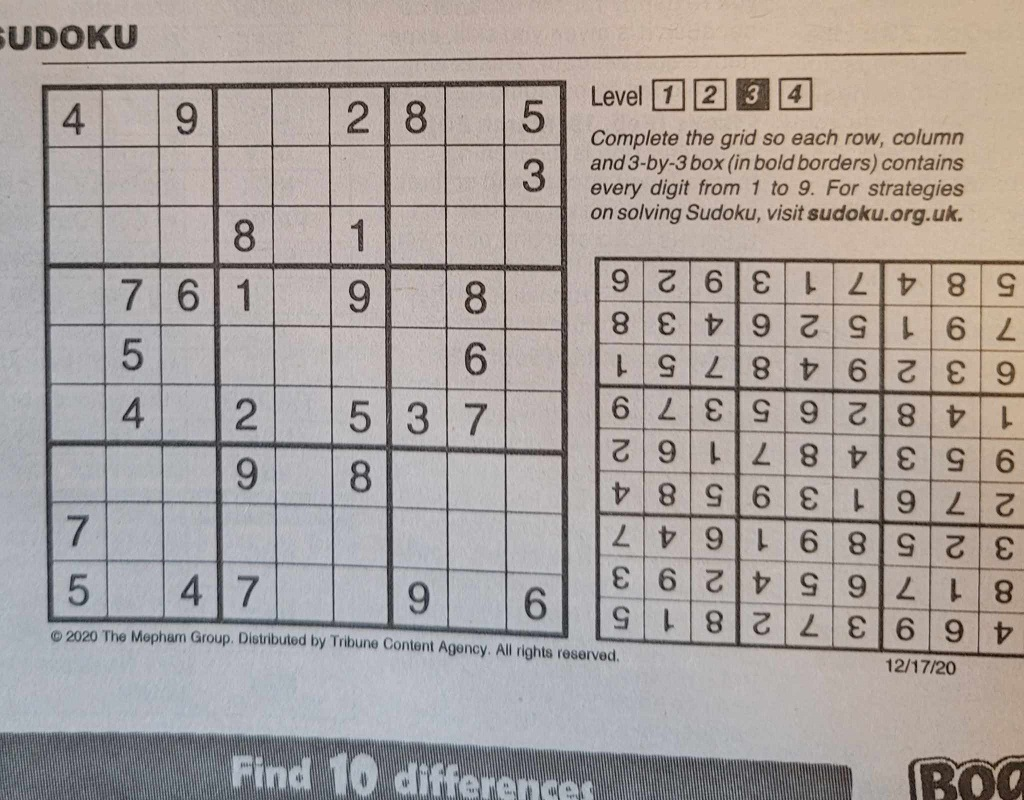
#> input picture tests/0.jpg, 1024 x 800 px
$ python -i image_processing.py   (imports and definitions only)
#> lines starting #> are read from the running program, lines starting #| are printed output that depends on the picture; after the words box and inside, x2 and y2 are one past the last pixel; in counts of white or black regions, pixels touching at a corner belong together
#> further down, picture is the input picture: shape (800, 1024, 3); mean B, G, R 157.3, 160.8, 168.6
import cv2
import numpy as np
import easyocr

#-- Preprocess the image so that it is a clean black and white image
#-- that the puzzle can be extracted from
def preprocessImage(img, visualize=False):
    #-- Cnvert the image to grayscale, blur it, and apply adaptive thresholding
#> called with visualize = False
    gray = cv2.cvtColor(img, cv2.COLOR_BGR2GRAY)
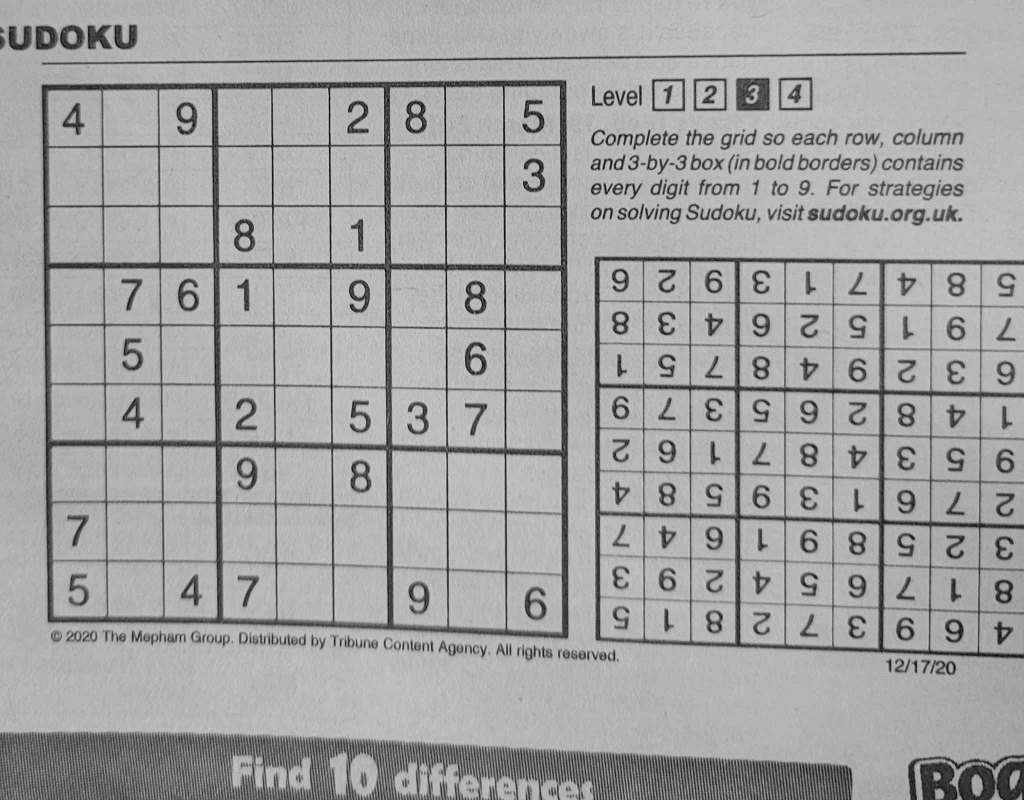
#> gray: shape (800, 1024); min 4, max 212, mean 162.7
    blur = cv2.medianBlur(gray, 3)
    thresh = cv2.adaptiveThreshold(gray, 255, cv2.ADAPTIVE_THRESH_GAUSSIAN_C, cv2.THRESH_BINARY, 15, 15)
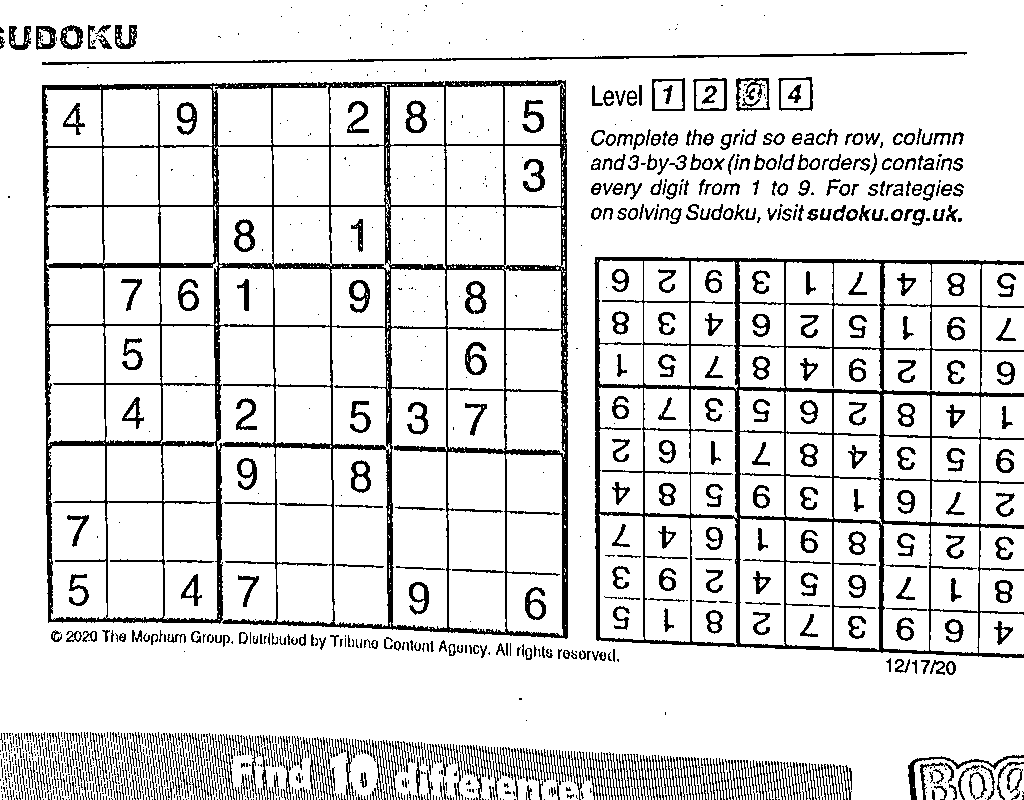
#> thresh: shape (800, 1024); 86.9% white; 1488 black regions (875 under 20 px), largest, box (x1, y1, x2, y2) and area: (42, 80, 568, 639) 31869, (594, 257, 1024, 658) 19055, (42, 52, 967, 65) 2134
    #-- Invert the image and apply morphological transformations to fill in small gaps in the lines
    inverted = cv2.bitwise_not(thresh)
    kernel = cv2.getStructuringElement(cv2.MORPH_RECT, (3, 3))
    closed = cv2.dilate(inverted, kernel, iterations=1)
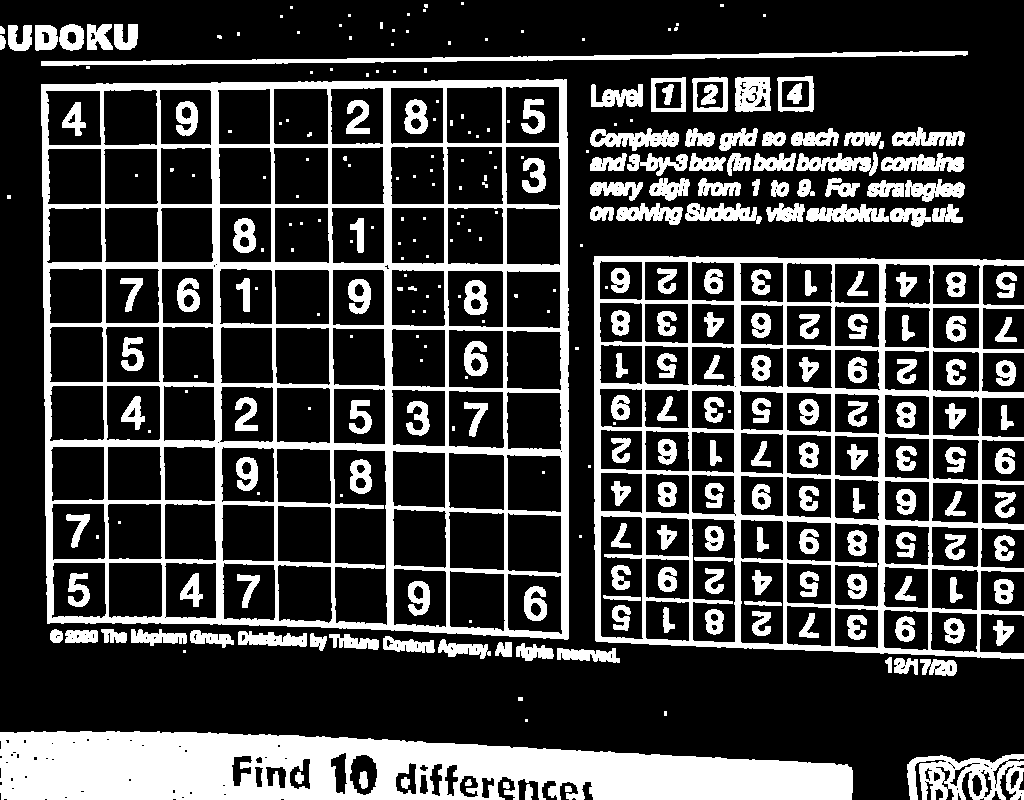
#> closed: shape (800, 1024); 25.6% white; 314 white regions (123 under 20 px), largest, box (x1, y1, x2, y2) and area: (41, 79, 569, 640) 55431, (0, 731, 853, 800) 42706, (593, 256, 1024, 659) 34712
    if visualize: cv2.imshow("Preprocessed", closed)
    return closed

#-- Find the warped rectangles in the image, and then return the largest
#-- of these rectangles, assuming it meets a minimum size requirement
# [94 lines left out: functions isolatePuzzle, warpPuzzle, sortRectanglePoints, detectNumbers, not called in this run]

>>> import cv2
>>> picture = cv2.imread('tests/0.jpg')
>>> result = preprocessImage(picture)
